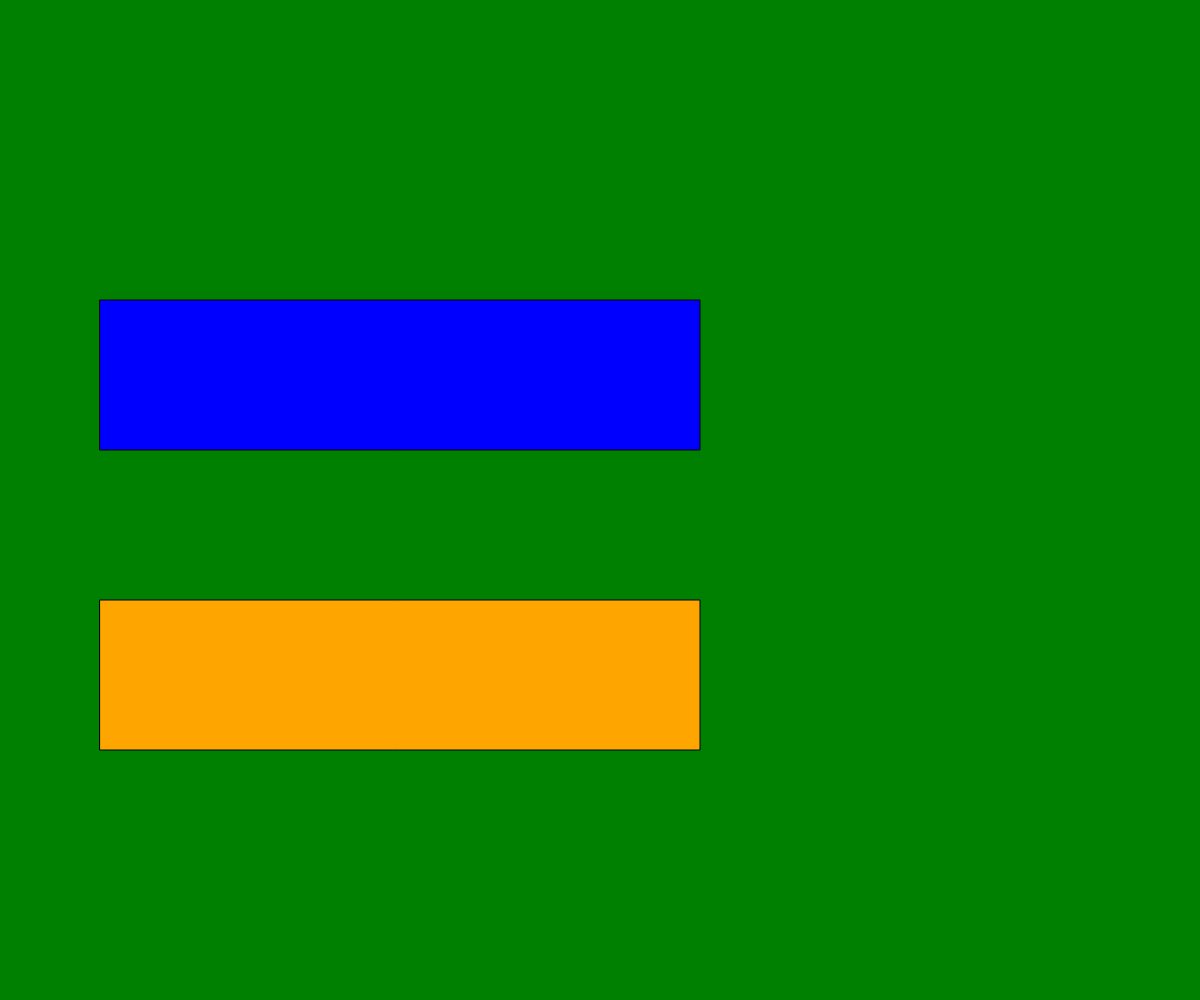
Frame 1 (no input)
Frame 60 (no input): identical to frame 1, image omitted
Frame 120 (the mouse pressed at the canvas centre since frame 60): identical to frame 1, image omitted

The p5.js sketch that drew this single still picture (run headless with seeded random() and noise() and a simulated clock; from frame 60 on, the mouse is pressed at the canvas centre):

// p5.js sketch
// ── sketch.js
// OOP Button Demo

let bgButton;
let shapeButton;
let bgColour = "green";
let isShapeDisplayed = false;

function setup() {
  createCanvas(windowWidth, windowHeight);
  bgButton = new Button(100, 300, 600, 150, "red", "blue");
  shapeButton = new Button(100, 600, 600, 150, "yellow", "orange");
}

function draw() {
  background(bgColour);
  bgButton.display();
  shapeButton.display();

  if (isShapeDisplayed) {
    fill("black");
    circle(600, 200, 100);
  }
}

function mousePressed (){
  if(bgButton.isPointInButton(mouseX, mouseY)) {
    bgColour = "pink";
  }

  if(shapeButton.isPointInButton(mouseX, mouseY)) {
    isShapeDisplayed = !isShapeDisplayed;
  }

}

class Button{
  constructor(x, y, buttonWidth, buttonHeight, hoverColour, notHoverColour){
    this.x = x;
    this.y = y;
    this.width = buttonWidth;
    this.height = buttonHeight;
    this.notHoverColour = notHoverColour;
    this.hoverColour = hoverColour;
  }

  display() {
    if (this.isPointInButton(mouseX, mouseY)){ 
      fill(this.hoverColour);
    }
    else {
      fill(this.notHoverColour);
    }
    rect(this.x, this.y, this.width, this.height);
  }

  isPointInButton(x, y){
    return x >= this.x && x <= this.x + this.width &&
           y >= this.y && y <= this.y + this.height;
  }
}
